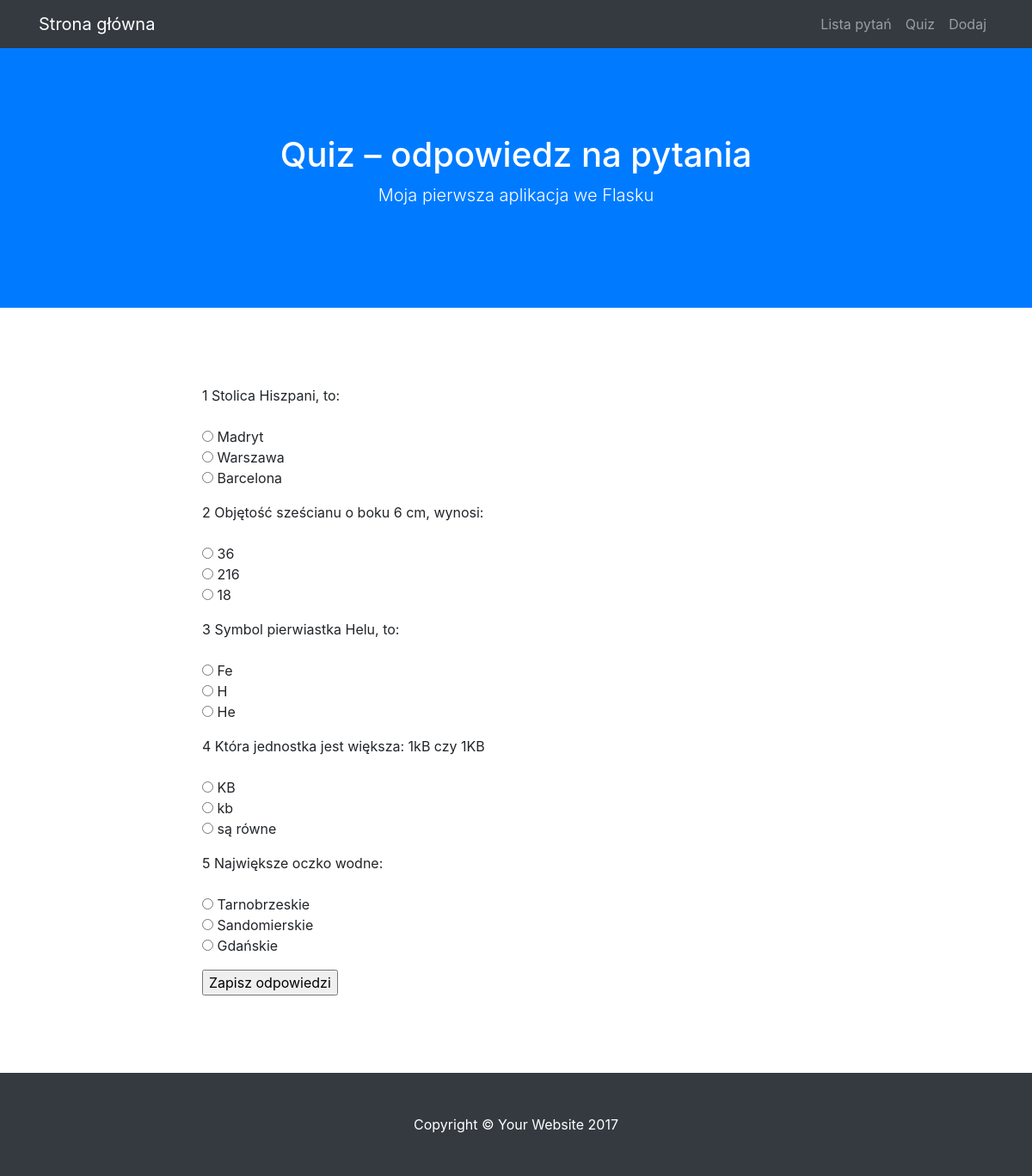
The page /quiz on the database as committed earlier.
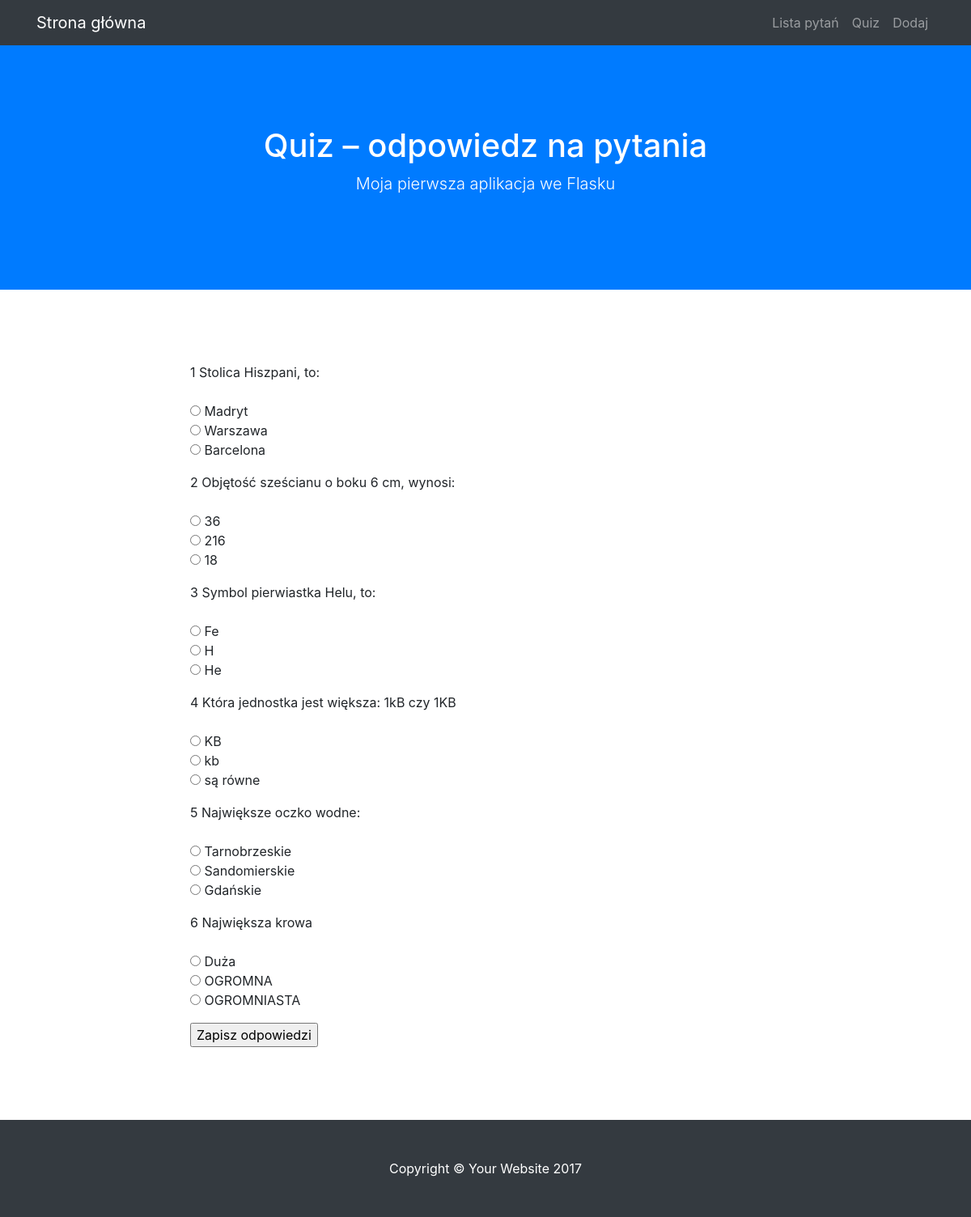
The same page on the database as committed later.
### dzialajace/quiz/modele.py (models this page shows)
class BazaModel(Model):
    class Meta:
        database = baza

class Pytanie(BazaModel):
    pytanie = CharField(null=False)
    kategoria = ForeignKeyField(Kategoria, related_name='pytania')

class Odpowiedz(BazaModel):
    odpowiedz = CharField(null=False)
    pytanie = ForeignKeyField(Pytanie, related_name='odpowiedzi')
    odpok = IntegerField(default=0)

### dzialajace/quiz/views.py (the view, shortened to what this page needs)
@app.route("/quiz", methods=['GET', 'POST'])
def quiz():
    pytania = Pytanie.select().join(Odpowiedz).distinct().order_by(Pytanie.id)
    return render_template('quiz.html', query = pytania)

### dzialajace/quiz/quiz.py (called while the page is built)
@app.before_request
def before_request():
    g.db = baza
    g.db.connect()

@app.after_request
def after_request(response):
    g.db.close()
    return response

### dzialajace/quiz/templates/quiz.html (shortened to what this page needs)
{% extends "szablon.html" %}
{% block h1 %}Quiz – odpowiedz na pytania{% endblock %}
{% block tresc %}
    <form method="POST">
    {% for p in query %}
    <p>
        {{ p.id }} {{ p.pytanie }}<br>
        <br>
        {% for o in p.odpowiedzi %}
        <input type="radio" name="{{ p.id }}" value="{{ o.id }}">
        {{ o.odpowiedz }}
        <br>
        {% endfor %}
    </p>
    {% endfor %}
    <input type="submit" value="Zapisz odpowiedzi">
    </form>
{% endblock %}

### dzialajace/quiz/templates/szablon.html (shortened to what this page needs)
<!DOCTYPE html>
<html lang="en">
  <head>
    <link href="{{ url_for('static', filename='vendor/bootstrap/css/bootstrap.min.css') }}" rel="stylesheet">
    <link href="{{ url_for('static', filename='css/scrolling-nav.css') }}" rel="stylesheet">
    <link href="{{ url_for('static', filename='css/style.css') }}" rel="stylesheet">
  </head>
  <body id="page-top">
    <nav class="navbar navbar-expand-lg navbar-dark bg-dark fixed-top" id="mainNav">
      <div class="container">
        <a class="navbar-brand js-scroll-trigger" href="{{ url_for('index') }}">Strona główna</a>
        <div class="collapse navbar-collapse" id="navbarResponsive">
          <ul class="navbar-nav ml-auto">
            <li class="nav-item">
              <a class="nav-link js-scroll-trigger" href="{{ url_for('lista') }}">Lista pytań</a>
            </li>
            <li class="nav-item">
              <a class="nav-link js-scroll-trigger" href="{{ url_for('quiz') }}">Quiz</a>
            </li>
            <li class="nav-item">
              <a class="nav-link js-scroll-trigger" href="{{ url_for('dodaj') }}">Dodaj</a>
            </li>
          </ul>
        </div>
      </div>
    </nav>
    <header class="bg-primary text-white">
      <div class="container text-center">
        <h1>{% block h1 %}{% endblock %}</h1>
        <p class="lead">Moja pierwsza aplikacja we Flasku</p>
      </div>
    </header>
    <section id="quiz">
      <div class="container">
        <div class="row">
          <div class="col-lg-8 mx-auto">
            {% block tresc %}
            {% endblock %}
          </div>
        </div>
      </div>
    </section>
    <footer class="py-5 bg-dark">
      <div class="container">
        <p class="m-0 text-center text-white">Copyright &copy; Your Website 2017</p>
      </div>
    </footer>
  </body>
</html>

### dzialajace/quiz/static/css/scrolling-nav.css (style rules this page uses)
header { padding: 154px 0 100px; }
@media (min-width: 992px) { header { padding: 156px 0 100px; } }
section { padding: 150px 0; }

### dzialajace/quiz/static/css/style.css (style rules this page uses)
section { padding: 90px 0; }

Rows that differ between the two databases and show on the page:
added Pytanie: id "6", pytanie "Największa krowa"
added Odpowiedz: odpowiedz "Duża", shown under "6"
added Odpowiedz: odpowiedz "OGROMNA", shown under "6"
added Odpowiedz: odpowiedz "OGROMNIASTA", shown under "6"
